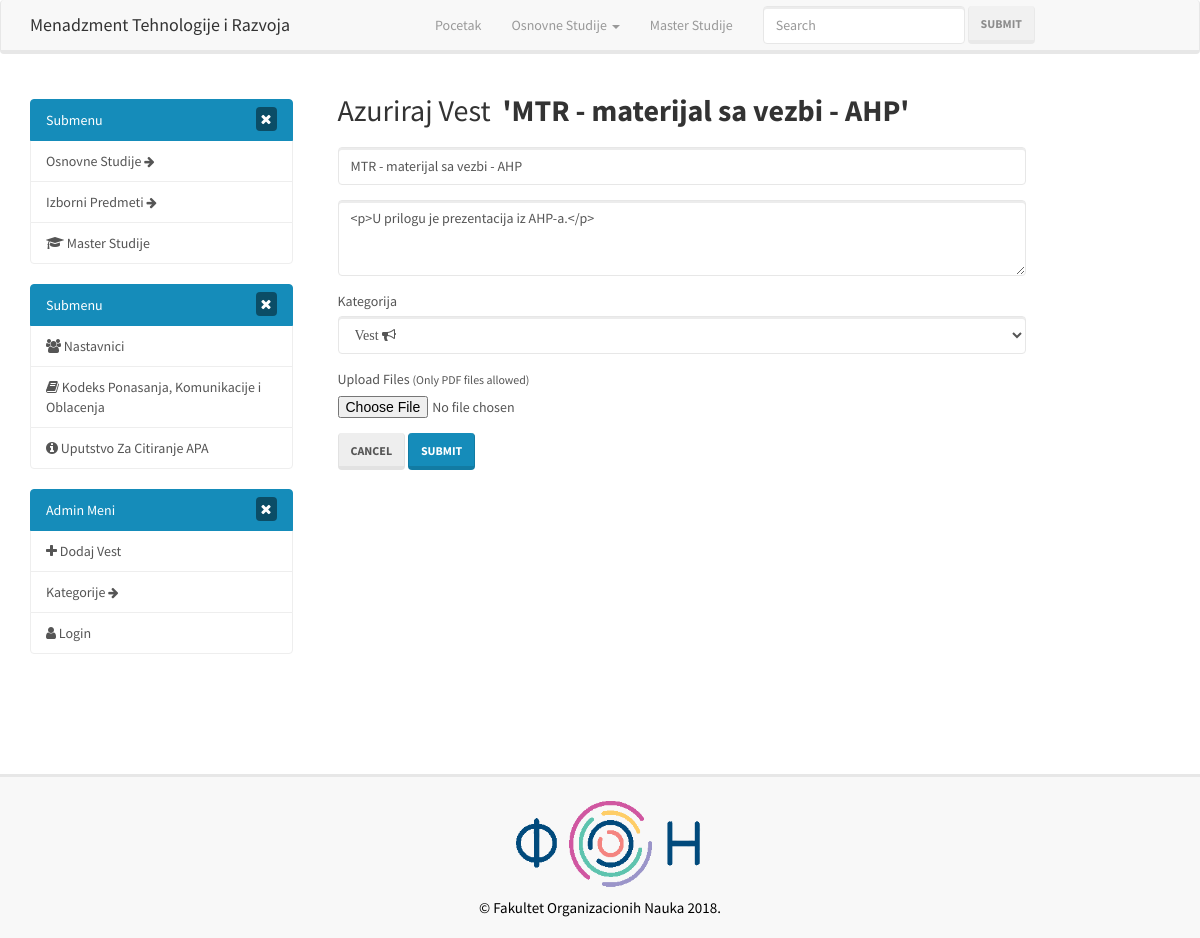
Screenshot of /vesti/azuriraj/MTR-materijal-sa-vezbi-AHP with the database file from the repository.
### tables this page shows
CREATE TABLE `posts` (
  `id` int(11) NOT NULL AUTO_INCREMENT,
  `category_id` int(11) NOT NULL,
  `user_id` int(11) NOT NULL,
  `test` tinyint(1) NOT NULL DEFAULT '0',
  `deleted` tinyint(1) NOT NULL DEFAULT '0',
  `edited` tinyint(1) NOT NULL DEFAULT '0',
  `title` varchar(255) NOT NULL,
  `slug` varchar(255) NOT NULL,
  `body` text NOT NULL,
  `edit_backup` text NOT NULL,
  `post_file` varchar(255) NOT NULL,
  `created_at` text NOT NULL,
  `deleted_at` text NOT NULL,
  `edited_at` text NOT NULL,
  PRIMARY KEY (`id`)
);

CREATE TABLE `categories` (
  `id` int(11) NOT NULL AUTO_INCREMENT,
  `name` varchar(255) NOT NULL,
  `test` tinyint(1) NOT NULL DEFAULT '0',
  `created_at` text NOT NULL,
  `deleted` tinyint(1) NOT NULL DEFAULT '0',
  `deleted_at` text NOT NULL,
  PRIMARY KEY (`id`)
);

### application/controllers/Posts.php (called while the page is built, shortened)
<?php
	class Posts extends CI_Controller{
		public function edit($slug){
      $slug = urldecode($slug);
			$data['post'] = $this->post_model->get_posts($slug);
			$data['categories'] = $this->post_model->get_categories();
			$data['title'] = "Azuriraj Vest";
			$this->load->view('templates/header');
			$this->load->view('posts/edit', $data);
			$this->load->view('templates/footerCKE');
		}
	}
?>

### index.php (called while the page is built, shortened)
<?php
require_once BASEPATH.'core/CodeIgniter.php';

### application/models/Post_model.php (called while the page is built, shortened)
<?php
	class Post_model extends CI_Model{
		public function get_posts($slug = FALSE){
			$query = $this->db->get_where('posts', array('slug' => $slug));
			return $query->row_array();
		}
		public function get_categories(){
			$this->db->order_by('name');
			$query = $this->db->get('categories');
			return $query->result_array();
		}
	}
?>

### application/views/posts/edit.php (the view, shortened to what this page needs)
<div class="container">
	<div class="row">
		<div class="col-md-9 col-sm-8" style="padding-left: 3rem;">
				<?php echo form_open_multipart('vesti/azuriraj', 'class="new-post-form form-horizontal"'); ?>
				<h2>Azuriraj Vest &nbsp;<strong>'<?= $post['title']; ?>'</strong></h2>
			  <fieldset>
			    <div class="form-group">
			      <div class="col-lg-10">
			        <input type="text" class="form-control" id="title" name="title" placeholder="Naslov" value="<?php echo $post['title']; ?>"
			        >
			      </div>
			    </div>
			    <div class="form-group">
			      <div class="col-lg-10">
			        <textarea class="form-control" rows="3" name="body" id="cke" style="max-width: 100%;" placeholder="Unesite Sadrzaj Vesti"><?php echo $post['body']; ?></textarea>
			      </div>
			    </div>
			    <div class="form-group">
			      <div class="col-lg-10">
			      	<label>Kategorija</label>
			      	<select name="category_id" class="form-control">
			      		<?php foreach($categories as $category) : ?>
			      			<?php if(!$category['deleted']) : ?>
										<option value="<?php echo $category['id']; ?>" <?php if($category['id'] == $post['category_id']) { ?>selected='selected' <?php } ?>>
											<?php
												echo $category['name'];
												if($category['name'] == 'Vest'){
													echo " &#xf0a1;";
												}else if($category['name'] == "Obavestenje"){
													echo " &#xf05a;";
												}else{
													echo " &#xf0f3;";
												}
											?>
										</option>
									<?php endif; ?>
			      		<?php endforeach; ?>
			      	</select>
			      </div>
			    </div>
			    <div class="form-group">
			      <div class="col-lg-10">
			      	<label>Upload Files</label>
			      	<small style="display: inline-block; margin-bottom: .8rem; margin-top: -0.8rem;">(Only PDF files allowed)</small>
			      	<input type="file" name="userfile" size='20'>
			      </div>
			    </div>
			    <div class="form-group">
			      <div class="col-lg-10">
			        <a class="btn btn-default" href="<?php echo base_url(); ?>">Cancel</a>
			        <button type="submit" name="addpost" class="btn btn-primary">Submit</button>
			      </div>
			    </div>
			  </fieldset>
			</form>
		</div>
	</div>
</div>

### assets/css/style.css (style rules this page uses)
select { font-family: 'FontAwesome', 'Sans-serif'; }
.new-post-form h2 { margin-bottom: 2rem; }

### rows the page displays
posts: title "MTR - materijal sa vezbi - AHP", body "<p>U prilogu je prezentacija iz AHP-a.</p>", category_id "Vest "
